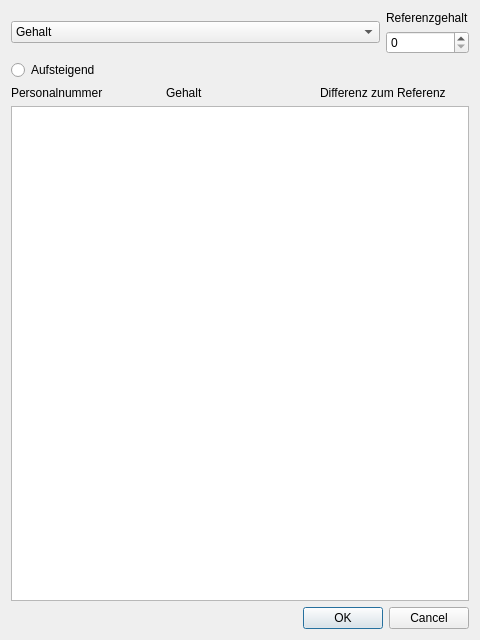
<?xml version="1.0" encoding="UTF-8"?>
<ui version="4.0">
 <class>personSortierenDialog</class>
 <widget class="QDialog" name="personSortierenDialog">
  <property name="geometry">
   <rect>
    <x>0</x>
    <y>0</y>
    <width>480</width>
    <height>640</height>
   </rect>
  </property>
  <property name="windowTitle">
   <string>Dialog</string>
  </property>
  <layout class="QVBoxLayout" name="verticalLayout_3">
   <item>
    <layout class="QHBoxLayout" name="horizontalLayout">
     <item>
      <widget class="QComboBox" name="auswahlComboBox">
       <property name="sizePolicy">
        <sizepolicy hsizetype="Expanding" vsizetype="Fixed">
         <horstretch>0</horstretch>
         <verstretch>0</verstretch>
        </sizepolicy>
       </property>
       <item>
        <property name="text">
         <string>Gehalt</string>
        </property>
       </item>
       <item>
        <property name="text">
         <string>Personalnummer</string>
        </property>
       </item>
       <item>
        <property name="text">
         <string>Differenz zum Referenzgehalt</string>
        </property>
       </item>
      </widget>
     </item>
     <item>
      <layout class="QVBoxLayout" name="verticalLayout">
       <item>
        <widget class="QLabel" name="referenzGehaltLabel">
         <property name="text">
          <string>Referenzgehalt</string>
         </property>
        </widget>
       </item>
       <item>
        <widget class="QSpinBox" name="referenzGehaltSpinBox"/>
       </item>
      </layout>
     </item>
    </layout>
   </item>
   <item>
    <widget class="QRadioButton" name="richtungRadioButton">
     <property name="text">
      <string>Aufsteigend</string>
     </property>
    </widget>
   </item>
   <item>
    <layout class="QVBoxLayout" name="verticalLayout_2">
     <item>
      <layout class="QHBoxLayout" name="horizontalLayout_2">
       <item>
        <widget class="QLabel" name="persoNumSortierenLabel">
         <property name="text">
          <string>Personalnummer</string>
         </property>
        </widget>
       </item>
       <item>
        <widget class="QLabel" name="gehaltSortierenLabel">
         <property name="text">
          <string>Gehalt</string>
         </property>
        </widget>
       </item>
       <item>
        <widget class="QLabel" name="differenzPersonLabel">
         <property name="text">
          <string>Differenz zum Referenz</string>
         </property>
        </widget>
       </item>
      </layout>
     </item>
     <item>
      <widget class="QListWidget" name="sortierungListWidget"/>
     </item>
    </layout>
   </item>
   <item>
    <widget class="QDialogButtonBox" name="buttonBox">
     <property name="orientation">
      <enum>Qt::Orientation::Horizontal</enum>
     </property>
     <property name="standardButtons">
      <set>QDialogButtonBox::StandardButton::Cancel|QDialogButtonBox::StandardButton::Ok</set>
     </property>
    </widget>
   </item>
  </layout>
 </widget>
 <resources/>
 <connections>
  <connection>
   <sender>buttonBox</sender>
   <signal>accepted()</signal>
   <receiver>personSortierenDialog</receiver>
   <slot>accept()</slot>
   <hints>
    <hint type="sourcelabel">
     <x>248</x>
     <y>254</y>
    </hint>
    <hint type="destinationlabel">
     <x>157</x>
     <y>274</y>
    </hint>
   </hints>
  </connection>
  <connection>
   <sender>buttonBox</sender>
   <signal>rejected()</signal>
   <receiver>personSortierenDialog</receiver>
   <slot>reject()</slot>
   <hints>
    <hint type="sourcelabel">
     <x>316</x>
     <y>260</y>
    </hint>
    <hint type="destinationlabel">
     <x>286</x>
     <y>274</y>
    </hint>
   </hints>
  </connection>
 </connections>
</ui>
